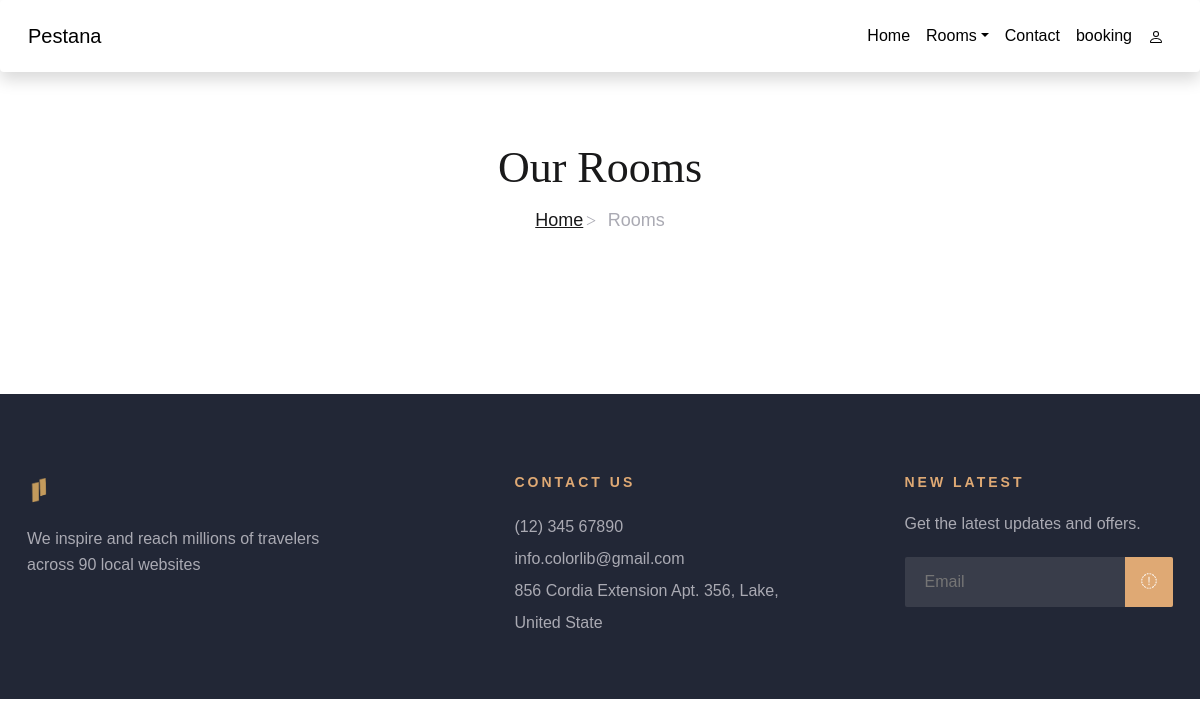
/Site/HH/roomsimple, run on an earlier commit of the app's database.
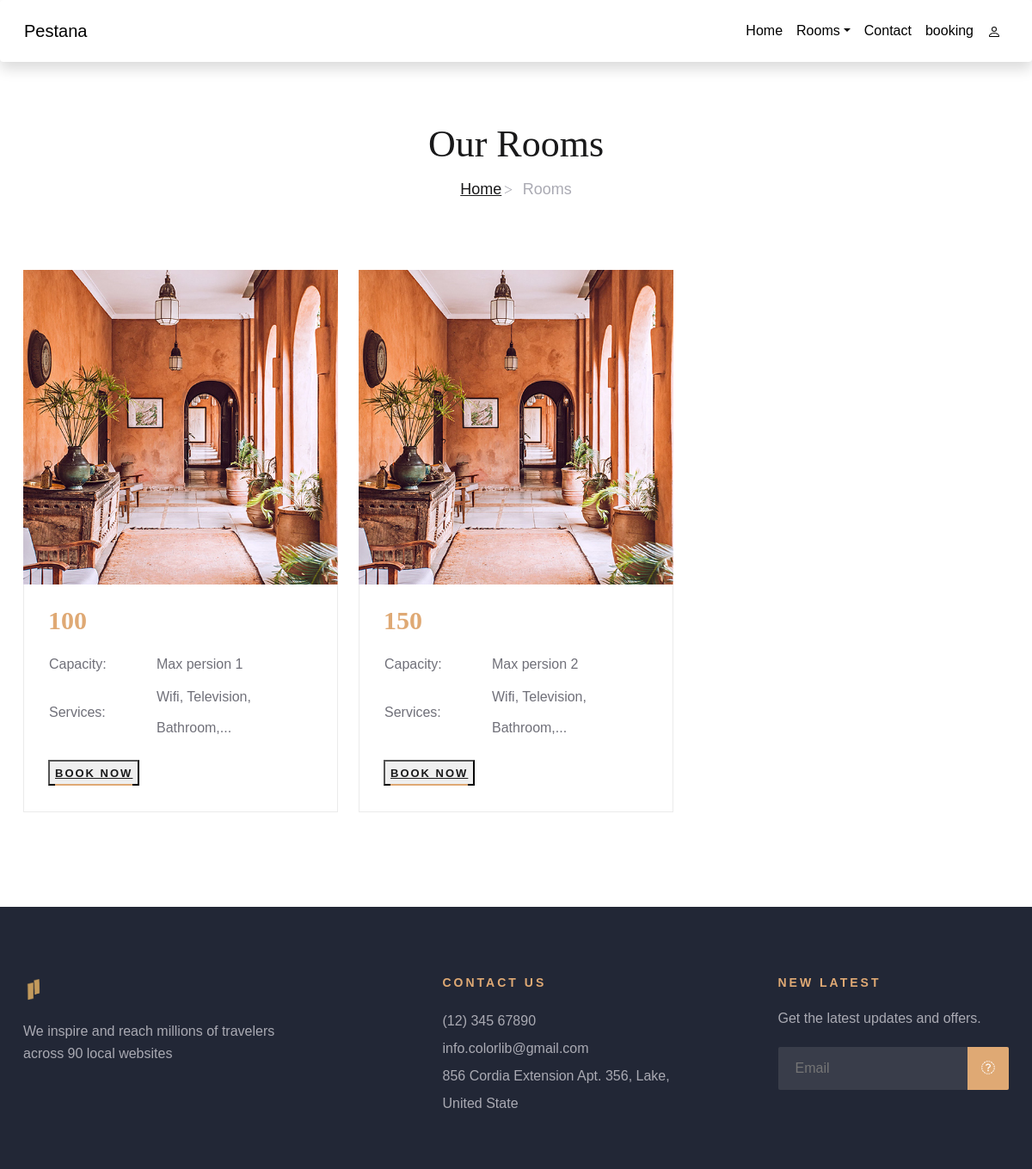
And on a later commit of the database.
### tables this page shows
CREATE TABLE `room` (
  `ChambreId` int(11) NOT NULL,
  `nombrepers` int(30) NOT NULL,
  `prix` float NOT NULL,
  `imageroom` varchar(20) NOT NULL,
  `typechambre` varchar(30) NOT NULL,
  `typedetype` varchar(20) NOT NULL
);

### Site/HH/controllers/HomeController.php (called while the page is built)
<?php
class HomeController{
    public function index($page){
        include('views/'.$page.'.php');
    }
}
?>

### Site/HH/autoload.php (called while the page is built, shortened)
<?php
function autoload($class_name){
    $array_paths = array(
        'database/',
        'app/classes/',
        'models/',
        'controllers/'
      );
    foreach($array_paths as $path){
        $file = sprintf($path.'%s.php',$class_name);
    }
}
?>

### Site/HH/database/DB.php (called while the page is built)
<?php
class DB{
    static public function connect(){
        $db=new PDO("mysql:host=localhost;dbname=rhotel","root","");
        $db->exec("set names utf8");
        $db->setAttribute(PDO::ATTR_ERRMODE,PDO::ERRMODE_WARNING);
        return $db;
    }
}
?>

### Site/HH/models/Room.php (called while the page is built, shortened)
<?php
class Room {
	static public function getAllsimple(){
		$stmt = DB::connect()->prepare('SELECT * FROM room where typechambre="chambre"');
		$stmt->execute();
		return $stmt->fetchAll();
	}
}

### Site/HH/controllers/RoomController.php (called while the page is built, shortened)
<?php
class RoomController{
	public function getAllroomsimple(){
		$room = Room::getAllsimple();
		return $room;
	}
	}
?>

### Site/HH/views/roomsimple.php (the view, shortened to what this page needs)
<?php
$data = new RoomController();
$rooms = $data->getAllroomsimple();
?>
 <div class="breadcrumb-section">
        <div class="container">
            <div class="row">
                <div class="col-lg-12">
                    <div class="breadcrumb-text">
                        <h2>Our Rooms</h2>
                        <div class="bt-option">
                            <a href="home">Home</a>
                            <span>Rooms</span>
                        </div>
                    </div>
                </div>
            </div>
        </div>
    </div>
 <section class="rooms-section spad">
        <div class="container">
            <div class="row">
            <?php foreach($rooms as $room):?>
                <div class="col-lg-4 col-md-6">
                    <div class="room-item">
                    <img src="./views/upload/<?php echo $room['imageroom'];?>" alt="">
                        <div class="ri-text">
                            <h3><?php echo $room['prix'];?></h3>
                            <table>
                                <tbody>
                                    <tr>
                                        <td class="r-o">Capacity:</td>
                                        <td>Max persion <?php echo $room['nombrepers'];?></td>
                                    </tr>
                                    <tr>
                                        <td class="r-o">Services:</td>
                                        <td>Wifi, Television, Bathroom,...</td>
                                    </tr>
                                </tbody>
                            </table>
                            <form method="POST" class="me-1" action="booking">
                        <button> <a class="primary-btn">BOOK NOW</a></button>
                    </form>
                        </div>
                    </div>
                </div>
            <?php endforeach; ?>
            </div>
        </div>
    </section>

### Site/HH/views/includes/header.php (shortened to what this page needs)
<!DOCTYPE html>
<html lang="en">
<head>
    <link rel="stylesheet" href="https://cdnjs.cloudflare.com/ajax/libs/twitter-bootstrap/5.1.0/css/bootstrap.min.css">
    <link rel="stylesheet" href="https://cdnjs.cloudflare.com/ajax/libs/font-awesome/5.15.4/css/all.min.css">
    <link href="https://cdn.jsdelivr.net/npm/bootstrap@5.1.3/dist/css/bootstrap.min.css" rel="stylesheet">
    <link rel="stylesheet" type="text/css" href="views/public/css/all.min.css">
    <link
    rel="stylesheet"
    href="https://cdn.jsdelivr.net/npm/bootstrap-icons@1.4.1/font/bootstrap-icons.css"
    />
    <link rel="stylesheet" type="text/css" href="views/public/css/style.css">
</head>
<body>
    <header>
        <nav class="navbar navbar-expand-lg shadow p-3  bg-white rounded">
            <div class="container">
                <a class="navbar-brand" href="#">Pestana</a>
                <div class="collapse navbar-collapse" id="navbar-content">
                    <ul class="navbar-nav ms-auto mb-2 mb-lg-0">
                        <li class="nav-item">
                            <a class="nav-link active" aria-current="page" href="home">Home</a>
                        </li>
                        <li class="nav-item dropdown">
                            <a class="nav-link dropdown-toggle" href="#" data-bs-toggle="dropdown"
                                data-bs-auto-close="outside">Rooms</a>
                        </li>
                        <li class="nav-item">
                            <a class="nav-link" href="contact">Contact</a>
                        </li>
                        <li class="nav-item">
                            <a class="nav-link" href="booking">booking</a>
                        </li>
                        <li class="nav-item"  >
                            <a class="nav-link" href="login">
                                </a>
                        </li>
                    </ul>
                </div>
            </div>
        </nav>
    </header>

### Site/HH/index.php (shortened to what this page needs)
<?php
require_once './views/includes/header.php';
require_once './autoload.php';
require_once './controllers/HomeController.php';
$home = new HomeController();
$admin = ['addro','updatero','deletero','logout','dashbord','login'];
$user = ['addre','updatere','deletere','booking','logout','login','register','profil'];
$pages = ['home','roomsimple','room','roomsuite','contact'];
if (isset($_GET['page']) && in_array($_GET['page'],$admin)) {
  if (isset($_SESSION['loggedd']) && isset($_SESSION['loggedd']) === true ) {
    if ($_GET['page'] === "login") {
      $home->index("dashbord");
    } else {
      $page=$_GET['page'];
      $home->index($page);
    }
  }else{
    $home->index('login');
  }
}else if(isset($_GET['page']) && in_array($_GET['page'],$pages)){
      $page=$_GET['page'];
      $home->index($page);
}else if (!isset($_GET['page'])) {
  $home->index('home');
}else{
  include('views/includes/404.php');
}
require_once './views/includes/footer.php';

### Site/HH/views/includes/footer.php (shortened to what this page needs)
  <footer class="footer-section">
      <div class="container">
          <div class="footer-text">
              <div class="row">
                  <div class="col-lg-4">
                      <div class="ft-about">
                          <div class="logo">
                              <a href="#">
                                  <img src="views/public/img/logo1.png" alt="" style="height: 20%; width: 20%;">
                              </a>
                          </div>
                          <p>We inspire and reach millions of travelers<br /> across 90 local websites</p>
                      </div>
                  </div>
                  <div class="col-lg-3 offset-lg-1">
                      <div class="ft-contact">
                          <h6>Contact Us</h6>
                          <ul>
                              <li>(12) 345 67890</li>
                              <li>info.colorlib@gmail.com</li>
                              <li>856 Cordia Extension Apt. 356, Lake, United State</li>
                          </ul>
                      </div>
                  </div>
                  <div class="col-lg-3 offset-lg-1">
                      <div class="ft-newslatter">
                          <h6>New latest</h6>
                          <p>Get the latest updates and offers.</p>
                          <form action="#" class="fn-form">
                              <input type="text" placeholder="Email">
                              <button type="submit"><i class="fa fa-send"></i></button>
                          </form>
                      </div>
                  </div>
              </div>
          </div>
      </div>
</footer>
  </body>
  </html>

### Site/HH/views/public/css/style.css (style rules this page uses)
html, body { height: 100%; font-family: "Cabin", sans-serif; -webkit-font-smoothing: antialiased; }
h1, h2, h3, h4, h5, h6 { margin: 0; color: #111111; font-weight: 400; font-family: "Lora", serif; }
h2 { font-size: 36px; }
h3 { font-size: 30px; }
h6 { font-size: 16px; }
p { font-size: 16px; font-family: "Cabin", sans-serif; color: #6b6b6b; font-weight: 400; line-height: 26px; margin: 0 0 15px 0; }
img { max-width: 100%; }
ul, ol { padding: 0; margin: 0; }
.navbar-brand { color: #000; }
.nav-link { color: #000; }
.navbar-nav { display: flex; justify-items: end; }
.nav-item { color: #000; background-color: #fff; }
.spad { padding-top: 10px; padding-bottom: 100px; }
.primary-btn { display: inline-block; font-size: 13px; color: #ffffff; text-transform: uppercase; letter-spacing: 2px; font-weight: 700; position: relative; }
.primary-btn:after { position: absolute; left: 0; bottom: -5px; width: 100%; height: 2px; background: #dfa974; content: ""; }
.footer-section { background: #222736; }
.footer-section .footer-text { padding: 80px 0 30px; }
.footer-section .footer-text .ft-about { margin-bottom: 30px; }
.footer-section .footer-text .ft-about .logo { margin-bottom: 20px; }
.footer-section .footer-text .ft-about .logo a { display: inline-block; }
.footer-section .footer-text .ft-about p { color: #aaaab3; margin-bottom: 20px; }
.footer-section .footer-text .ft-contact { margin-bottom: 30px; }
.footer-section .footer-text .ft-contact h6 { font-size: 14px; color: #dfa974; text-transform: uppercase; font-weight: 700; letter-spacing: 3px; font-family: "Cabin", sans-serif; margin-bottom: 20px; }
.footer-section .footer-text .ft-contact ul li { font-size: 16px; color: #aaaab3; line-height: 32px; list-style: none; }
.footer-section .footer-text .ft-newslatter h6 { font-size: 14px; color: #dfa974; text-transform: uppercase; font-weight: 700; letter-spacing: 3px; font-family: "Cabin", sans-serif; margin-bottom: 20px; }
.footer-section .footer-text .ft-newslatter p { color: #aaaab3; margin-bottom: 20px; }
.footer-section .footer-text .ft-newslatter .fn-form { position: relative; }
.footer-section .footer-text .ft-newslatter .fn-form input { width: 100%; height: 50px; border-radius: 2px; background: #393D4A; border: none; padding-left: 20px; font-size: 16px; color: #707079; }
.footer-section .footer-text .ft-newslatter .fn-form button { position: absolute; right: 0; top: 0; font-size: 16px; background: #dfa974; color: #ffffff; padding: 0 16px; height: 50px; border: none; border-radius: 0 2px 2px 0; }
.breadcrumb-section { padding-top: 70px; padding-bottom: 80px; }
.breadcrumb-text { text-align: center; }
.breadcrumb-text h2 { font-size: 44px; color: #19191a; margin-bottom: 12px; }
.breadcrumb-text .bt-option a { display: inline-block; font-size: 18px; color: #19191a; margin-right: 20px; position: relative; font-weight: 500; }
.breadcrumb-text .bt-option a:after { position: absolute; right: -13px; top: 1px; content: " >"; font-size: 18px; font-family: "FontAwesome"; color: #aaaab3; }
.breadcrumb-text .bt-option span { display: inline-block; font-size: 18px; color: #aaaab3; }
.rooms-section { padding-top: 0; padding-bottom: 80px; }
.room-item { margin-bottom: 30px; }
.room-item img { min-width: 100%; }
.room-item .ri-text { border: 1px solid #ebebeb; border-top: none; padding: 24px 24px 30px 28px; }
.room-item .ri-text h3 { color: #dfa974; font-weight: 700; margin-bottom: 14px; }
.room-item .ri-text table { margin-bottom: 18px; }
.room-item .ri-text table tbody tr td { font-size: 16px; color: #707079; line-height: 36px; }
.room-item .ri-text table tbody tr td.r-o { width: 125px; }
.room-item .ri-text .primary-btn { color: #19191a; }
@media only screen and (min-width: 1200px) { .container { max-width: 1170px; } }

What changed in the data, as far as the page shows it:
added room: imageroom (picture), prix "100", nombrepers "1"
added room: imageroom (picture), prix "150", nombrepers "2"
